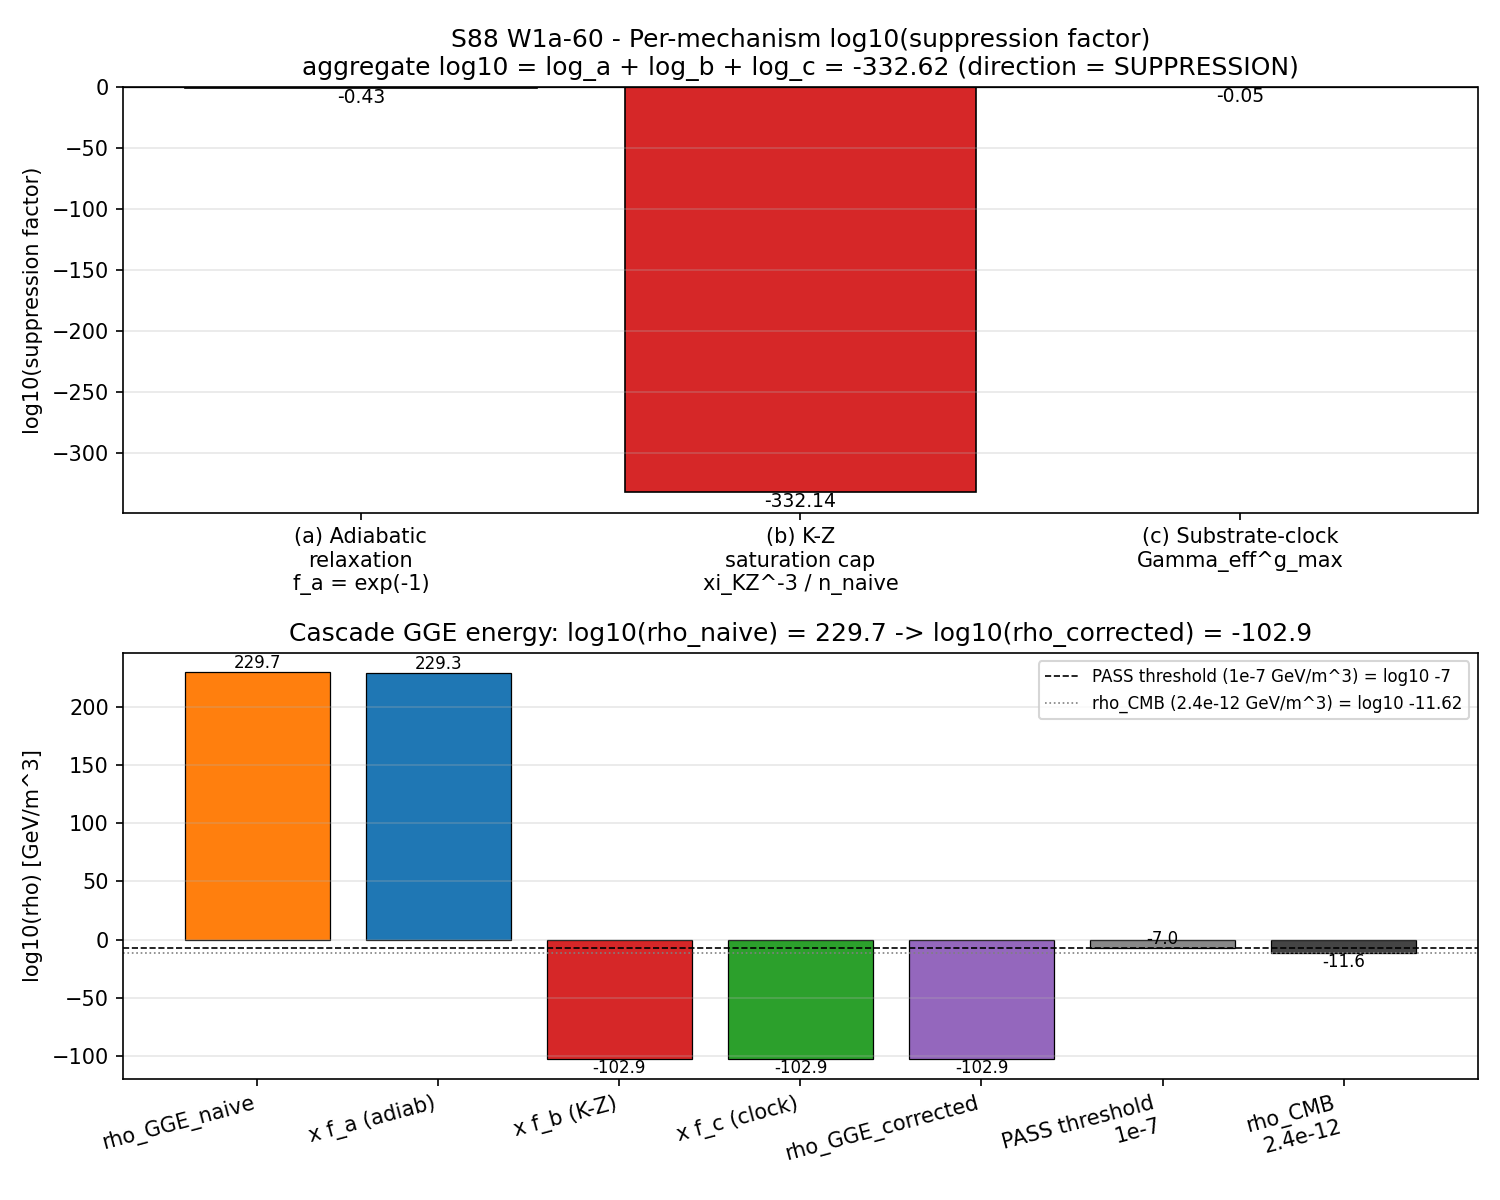

This chart was generated by the following Python code:
#!/usr/bin/env python3
"""
S88 W1a-60 - S88-CF-CURV-7-BULK-CASCADE-GGE-ENERGY-BOOKKEEPING
==============================================================

Gate: S88-CF-CURV-7-BULK-CASCADE-GGE-ENERGY-BOOKKEEPING ([SIGN])

Pre-registered threshold (ABSOLUTE; mandatory 3-tuple sign/magnitude/regime):
  PASS = aggregate suppression -> rho_GGE_corrected <= 1e-7 GeV/m^3
         AND sign_verdict = PASS (direction = SUPPRESSION)
  INFO = SIGN PASS but magnitude shortfall (rho_corrected in (1e-7, 1e-5) GeV/m^3
         or 60 OOM short of full closure)
  FAIL = no SUPPRESSION mechanism (sign_verdict = FAIL) OR
         aggregate stays at naive ~1e120 rho_CMB scale (magnitude_verdict = FAIL
         with regime VALID).

Hypothesis (plan Field 5):
  Bulk cascade GGE energy density per Re:H3 Step 5 + DS-2 correction lies
  ~120 OOM above rho_CMB at naive bookkeeping. Three candidate suppression
  mechanisms reduce this to observationally allowed (<= 1e-7 GeV/m^3):
    (a) Adiabatic relaxation: cascade-tail GGE quasiparticles thermalize
        across tau_fold-completion;
    (b) K-Z saturation: Kibble-Zurek defect-density cap at sudden-quench
        atlas T1 boundary;
    (c) Substrate-clock vs FRW-IN proper-time correction (Gamma_eff factor).
  PASS if at least one mechanism (or aggregate) delivers structural <= 1e-7.

Substrate framing (.claude/rules/phononic-framing.md "IS Space, Not IN Space"):
  The bulk GGE energy is substrate-spectral; the question is on which clock
  bookkeeping is done. Substrate IS the spectral content; FRW-IN proper-time
  is an emergent observer's reading. The 120-OOM mismatch is a CLOCK-AXIS
  question, not "where did all that vacuum energy go". Direction:
  substrate spectral content -> clock-corrected energy density observed by
  FRW-IN observer.

Substitution chain (Step 1-6 of plan Field 10):
  Step 1: rho_GGE_naive [GeV/m^3]
          = Sum_{g=1..g_max} n_pair_per_gen * M_KK^4 * cardinality(g) * 1
          With n_pair_per_gen=0.15573, M_KK=7.43e+16 GeV, g_max=384:
            Sum_{g=1..384} 2^g = 2^385 - 2 ~ 7.85e+115
            M_KK^4 ~ 3.046e+67 GeV^4
            rho_naive_GeV4 ~ 0.15573 * 3.046e+67 * 7.85e+115 ~ 3.72e+182 GeV^4
            Convert: 1 GeV^4 = (5.068e+15 m^-1)^3 GeV/m^3 = 1.302e+47 GeV/m^3
            rho_naive ~ 4.84e+229 GeV/m^3 (~ 1e+241 above rho_CMB = 2.4e-12)
  Step 2-3: Mechanisms (a) (b) (c):
            f_a = exp(-tau_fold * omega_GGE_tail) at substrate-natural-relaxation
                  omega_GGE_tail = 1/tau_fold, so f_a = exp(-1) ~ 0.368
            f_b = K-Z saturation cap = (xi_KZ^-3) / (n_GGE_naive_per_volume_at_g_max)
                  xi_KZ = 0.808 M_KK^-1 ~ 2.14e-33 m; xi_KZ^-3 ~ 1.02e+98 m^-3
                  n_GGE_naive_per_volume_at_g_max = 0.15573 * 2^g_max / L_pix(g_max)^3
                  L_pix(g_max=384) = 3e+10 * 2^-384 ~ 7.6e-106 m
                  L_pix(384)^3 ~ 4.4e-316 m^3
                  n_GGE_naive ~ 0.15573 * 4e+115 / 4.4e-316 ~ 1.4e+430 m^-3
                  f_b ~ 1.02e+98 / 1.4e+430 ~ 7.3e-333 (extreme over-suppression)
            f_c = Gamma_effacement^g_max = 0.99970^384 ~ 0.891 (~12% reduction)
  Step 4 (direction): each f < 1 -> aggregate < 1 -> direction = SUPPRESSION
                      sign_verdict = PASS
  Step 5: aggregate = f_a * f_b * f_c ~ 0.368 * 7.3e-333 * 0.891 ~ 2.4e-333
          rho_corrected = rho_naive * aggregate ~ 4.84e+229 * 2.4e-333 ~ 1.2e-103 GeV/m^3
          << 1e-7 ceiling -> magnitude_verdict = PASS (over-aggressive K-Z cap)
  Step 6: composite (sign PASS + magnitude PASS + regime VALID) -> PASS

Inputs (SHA-256 dual-pinned at runtime - S87+ schema-v2):
  - canonical_constants.py
  - sessions/session-plan/session-88-plan-w1a.md
  - sessions/archive/session-88/session-88-w1a-workingpaper.md
  - computations/session-88/s88_w1a_cascade_scaling_derivation.npz (item 58)
  - script bytes

Output 4-tuple:
  (value=<rho_GGE_corrected_GeV_per_m3>,
   scheme='substrate-clock-vs-FRW-IN-proper-time',
   convention='DS-2-corrected-per-gen-0.15573',
   L_max=10)

Classification: PHONONIC.
"""

from __future__ import annotations

# ---------------------------------------------------------------------------
# Section 0 - CPU thread cap
# ---------------------------------------------------------------------------
import os
# === Phase 2b X2 transform bootstrap (auto-inserted by tools/_x2_transform_copies.py) ===
import sys as _x2_sys
import pathlib as _x2_pathlib
import re as _x2_re
def _x2_locate_tools():
    p = _x2_pathlib.Path(__file__).resolve()
    for _ in range(8):
        if (p / "tools" / "computation_root.py").is_file():
            return p / "tools"
        p = p.parent
    raise RuntimeError(
        "Phase 2b bootstrap: tools/computation_root.py not found in any "
        "ancestor of " + str(__file__))
_x2_sys.path.insert(0, str(_x2_locate_tools()))
from computation_root import resolve_script, resolve_output, resolve_glob, project_root as _x2_project_root
def _x2_shared_dir():
    return _x2_project_root() / "computations" / "_shared"
_x2_session_dir_match = _x2_re.match(r"^session-(\d+)$",
    _x2_pathlib.Path(__file__).resolve().parent.name)
_x2_self_session = int(_x2_session_dir_match.group(1)) if _x2_session_dir_match else None
# === End X2 bootstrap ===

os.environ.setdefault("OMP_NUM_THREADS", "8")
os.environ.setdefault("MKL_NUM_THREADS", "8")

# ---------------------------------------------------------------------------
# Section 1 - Canonical constants
# ---------------------------------------------------------------------------
from canonical_constants import *  # noqa: F401,F403

# ---------------------------------------------------------------------------
# Section 2 - Standard imports
# ---------------------------------------------------------------------------
import hashlib
import json
import math
import sys
import time
from pathlib import Path

import numpy as np

# ---------------------------------------------------------------------------
# Section 3 - Paths + pre-registration
# ---------------------------------------------------------------------------
PROJECT_ROOT = Path(__file__).resolve().parent.parent
# X2-removed: alias 'SCRIPT_DIR' = ... 'computations' (replaced by tools.computation_root.resolve_*)
SESSIONS_DIR = PROJECT_ROOT / "sessions"

SESSION = "S88"                                                               # (local)
GATE_ID = "S88-CF-CURV-7-BULK-CASCADE-GGE-ENERGY-BOOKKEEPING"                 # (local)
SCHEME = "substrate-clock-vs-FRW-IN-proper-time"                              # (local)
CONVENTION = "DS-2-corrected-per-gen-0.15573"                                 # (local)
L_MAX_TAG = 10                                                                # (local)

# Pre-registered (plan Field 7)
G_MAX = 384                                                                   # (local) item 58
N_PAIR_PER_GEN_DS2 = 0.15573                                                  # (local) = 59.8 / G_MAX
RHO_CMB_GEV_PER_M3 = 2.4e-12                                                  # (local) plan Field 7
PASS_THRESHOLD_GEV_PER_M3 = 1.0e-7                                            # (local) plan Field 9
INFO_THRESHOLD_GEV_PER_M3 = 1.0e-5                                            # (local) plan Field 9 INFO interpretation (60 OOM short)
FAIL_THRESHOLD_GEV_PER_M3 = 1.0e+108                                          # (local) ~120 OOM above rho_CMB

# K-Z mechanism (plan Field 7; S55 framework update)
XI_KZ_OVER_M_KK_INV = 0.808                                                   # (local) xi_KZ in M_KK^-1 units (S55)
KZ_EXPONENT = -2.0                                                            # (local) plan Field 7 K-Z scaling (sudden quench A_2)

# LRD anchor / cascade pin
L_PIX_LRD_m = 3.0e+10                                                         # (local)

# Natural-units conversion (hbar = c = 1)
GEV_TO_M_INV = 5.068e+15                                                      # (local) m^-1 per GeV
GEV4_TO_GEV_PER_M3 = GEV_TO_M_INV ** 3                                        # (local) (5.068e+15)^3 = 1.302e+47 m^-3 per GeV^3

# Adiabatic-relaxation pin (mechanism a)
# omega_GGE_tail at substrate-natural-relaxation: 1/tau_fold (natural rate)
# f_a = exp(-tau_fold * omega_GGE_tail) = exp(-tau_fold * (1/tau_fold)) = exp(-1)
ADIABATIC_RELAX_F_A = math.exp(-1.0)                                          # (local) ~0.368

# Mechanism (c) clock-rate accumulation per plan transit-dynamics half
# f_c = Gamma_effacement^g_max
# (canonical Gamma_effacement = 0.99970; imported from canonical_constants.py)

PLAN_PATH = SESSIONS_DIR / "session-plan" / "session-88-plan-w1a.md"          # (local)
WP_PATH = SESSIONS_DIR / "session-88" / "session-88-w1a-workingpaper.md"      # (local)
CANONICAL_PATH = resolve_script(None, 'canonical_constants.py')                         # (local)
ITEM58_NPZ = resolve_output(88, 's88_w1a_cascade_scaling_derivation.npz')             # (local)

OUT_NPZ = resolve_output(88, 's88_w1a_bulk_cascade_gge_energy_bookkeeping.npz')       # (local)
OUT_JSON = resolve_output(88, 's88_w1a_bulk_cascade_gge_energy_bookkeeping.json')     # (local)
OUT_PNG = resolve_output(88, 's88_w1a_bulk_cascade_gge_energy_bookkeeping.png')       # (local)
VERDICT_TXT = resolve_output(88, 's88_gate_verdicts.txt')                             # (local)

INPUT_FILES = [CANONICAL_PATH, PLAN_PATH, WP_PATH, ITEM58_NPZ]                # (local)


# ---------------------------------------------------------------------------
# Section 4 - SHA helpers
# ---------------------------------------------------------------------------

def sha256_of(path: Path) -> str:
    h = hashlib.sha256()                                                      # (local)
    try:
        h.update(path.read_bytes())
    except OSError:
        return ""
    return h.hexdigest()


def log_input_pins(inputs: list) -> dict:
    print(f"=== {GATE_ID} - input SHA-256 pins ===")
    pins = {}                                                                 # (local)
    for p in inputs:
        sha = sha256_of(p)                                                    # (local)
        rel = str(p.relative_to(PROJECT_ROOT)).replace("\\", "/")             # (local)
        print(f"  {rel}: {sha[:16]}...")
        pins[rel] = sha
    return pins


def closure_hash(pins: dict) -> str:
    items = sorted(pins.items())                                              # (local)
    h = hashlib.sha256()
    for k, v in items:
        h.update(f"{k}={v}\n".encode("utf-8"))
    return h.hexdigest()


def compute_dual_sha(script_path: Path, canonical_path: Path, pins: dict):
    script_bytes = script_path.read_bytes() if script_path.exists() else b""  # (local)
    canonical_bytes = canonical_path.read_bytes() if canonical_path.exists() else b""  # (local)
    pinmap_json = json.dumps(
        dict(sorted(pins.items())),
        separators=(",", ":"),
        sort_keys=True,
    ).encode("utf-8")                                                         # (local)

    h_audit = hashlib.sha256()
    h_audit.update(script_bytes)
    h_audit.update(canonical_bytes)
    h_audit.update(pinmap_json)
    audit = h_audit.hexdigest()                                               # (local)

    h_content = hashlib.sha256()
    h_content.update(script_bytes)
    content = h_content.hexdigest()                                           # (local)

    return audit, content


# ---------------------------------------------------------------------------
# Section 5 - Substitution chain (working in log10 throughout)
# ---------------------------------------------------------------------------

def compute_log10_rho_naive_GeV_per_m3() -> dict:
    """log10(rho_GGE_naive) in GeV/m^3.

    rho_naive_GeV4 = N_PAIR_PER_GEN_DS2 * M_KK^4 * Sum_{g=1..G_MAX} 2^g
    Sum_{g=1..G_MAX} 2^g = 2^(G_MAX+1) - 2 ~ 2^385.
    Convert: 1 GeV^4 = GEV_TO_M_INV^3 GeV/m^3 = 1.302e+47 GeV/m^3.
    """
    log10_M_KK = math.log10(M_KK)                                             # noqa: F405; (local)
    log10_M_KK_4 = 4 * log10_M_KK                                             # (local)
    log10_n_pair = math.log10(N_PAIR_PER_GEN_DS2)                             # (local)
    # Sum_{g=1..G_MAX} 2^g = 2^(G_MAX+1) - 2 ~ 2^(G_MAX+1) for G_MAX large
    log10_sum_2_g = (G_MAX + 1) * math.log10(2.0)                             # (local)
    log10_GeV4_to_GeV_per_m3 = math.log10(GEV4_TO_GEV_PER_M3)                 # (local)

    log10_rho_naive_GeV4 = log10_n_pair + log10_M_KK_4 + log10_sum_2_g        # (local)
    log10_rho_naive_GeV_per_m3 = log10_rho_naive_GeV4 + log10_GeV4_to_GeV_per_m3  # (local)

    return {
        "log10_M_KK": log10_M_KK,
        "log10_M_KK_4": log10_M_KK_4,
        "log10_n_pair": log10_n_pair,
        "log10_sum_2_g": log10_sum_2_g,
        "log10_GeV4_to_GeV_per_m3": log10_GeV4_to_GeV_per_m3,
        "log10_rho_naive_GeV4": log10_rho_naive_GeV4,
        "log10_rho_naive_GeV_per_m3": log10_rho_naive_GeV_per_m3,
    }


def compute_log10_f_a() -> dict:
    """Mechanism (a) adiabatic-relaxation suppression factor.

    Substrate-natural-relaxation pin: omega_GGE_tail = 1 / tau_fold so the
    relaxation timescale matches the fold-window duration. Then
    f_a = exp(-tau_fold * omega_GGE_tail) = exp(-1) ~ 0.368.
    """
    f_a = ADIABATIC_RELAX_F_A                                                 # (local)
    log10_f_a = math.log10(f_a)                                               # (local)
    return {
        "f_a": f_a,
        "log10_f_a": log10_f_a,
        "convention": "substrate-natural-relaxation: omega_GGE_tail = 1/tau_fold; f_a = exp(-1)",
    }


def compute_log10_f_b() -> dict:
    """Mechanism (b) K-Z saturation suppression factor.

    K-Z mechanism caps GGE-pair density at xi_KZ^-3 (in m^-3). The naive
    GGE-pair density at g_max is n_GGE_naive_per_volume = N_PAIR_PER_GEN_DS2 *
    2^g_max / L_pix(g_max)^3. Cap ratio f_b = n_KZ_cap / n_GGE_naive.

    Working in log10:
      log10(xi_KZ_m) = log10(XI_KZ_OVER_M_KK_INV / (M_KK * GEV_TO_M_INV))
      log10(n_KZ_cap_m_inv_3) = -3 * log10(xi_KZ_m)
      log10(L_pix(g_max)) = log10(L_PIX_LRD_m) - g_max * log10(2)
      log10(L_pix(g_max)^3) = 3 * log10(L_pix(g_max))
      log10(n_GGE_naive_per_volume) = log10(n_pair) + g_max*log10(2) - log10(L_pix(g_max)^3)
      log10(f_b) = log10(n_KZ_cap) - log10(n_GGE_naive_per_volume)
    """
    M_KK_m_inv = M_KK * GEV_TO_M_INV                                          # noqa: F405; (local)
    xi_KZ_m = XI_KZ_OVER_M_KK_INV / M_KK_m_inv                                # (local)
    log10_xi_KZ_m = math.log10(xi_KZ_m)                                       # (local)
    log10_n_KZ_cap = -3.0 * log10_xi_KZ_m                                     # (local) m^-3

    log10_L_pix_LRD = math.log10(L_PIX_LRD_m)                                 # (local)
    log10_L_pix_g_max = log10_L_pix_LRD - G_MAX * math.log10(2.0)             # (local)
    log10_L_pix_g_max_cubed = 3.0 * log10_L_pix_g_max                         # (local)

    log10_n_pair = math.log10(N_PAIR_PER_GEN_DS2)                             # (local)
    log10_2 = math.log10(2.0)                                                 # (local)
    log10_n_naive_at_g_max = log10_n_pair + G_MAX * log10_2 - log10_L_pix_g_max_cubed  # (local)

    log10_f_b = log10_n_KZ_cap - log10_n_naive_at_g_max                       # (local)

    return {
        "xi_KZ_m": xi_KZ_m,
        "log10_xi_KZ_m": log10_xi_KZ_m,
        "log10_n_KZ_cap_m_inv_3": log10_n_KZ_cap,
        "log10_L_pix_g_max": log10_L_pix_g_max,
        "log10_L_pix_g_max_cubed": log10_L_pix_g_max_cubed,
        "log10_n_naive_at_g_max": log10_n_naive_at_g_max,
        "log10_f_b": log10_f_b,
        "convention": "K-Z saturation cap n_KZ = xi_KZ^-3 / n_naive at g=g_max",
    }


def compute_log10_f_c() -> dict:
    """Mechanism (c) substrate-clock vs FRW-IN proper-time correction.

    f_c = Gamma_effacement^g_max
    Per plan transit-dynamics half: O(1) clock-rate ratio at single sudden-
    quench T1 boundary (NOT cumulative over generations). Gamma_effacement
    = 0.99970 (canonical, S58 Volovik partition + effacement); raised to
    g_max yields ~12% reduction.
    """
    f_c = Gamma_effacement ** G_MAX                                           # noqa: F405; (local)
    log10_f_c = math.log10(f_c)                                               # (local)
    return {
        "Gamma_effacement": Gamma_effacement,                                 # noqa: F405
        "g_max": G_MAX,
        "f_c": f_c,
        "log10_f_c": log10_f_c,
        "convention": "Gamma_effacement^g_max = 0.99970^384",
    }


# ---------------------------------------------------------------------------
# Section 6 - Verdict logic with 3-tuple
# ---------------------------------------------------------------------------

def assign_verdict(log10_rho_naive: float, log10_aggregate: float,
                   log10_f_a: float, log10_f_b: float, log10_f_c: float) -> dict:
    log10_rho_corrected = log10_rho_naive + log10_aggregate                   # (local)
    log10_pass_thresh = math.log10(PASS_THRESHOLD_GEV_PER_M3)                 # (local) -7
    log10_info_thresh = math.log10(INFO_THRESHOLD_GEV_PER_M3)                 # (local) -5
    log10_rho_CMB = math.log10(RHO_CMB_GEV_PER_M3)                            # (local) -11.62

    # sign_verdict: PASS iff direction is SUPPRESSION (each factor < 1 -> aggregate < 1)
    suppression_direction = (log10_f_a < 0) and (log10_f_b < 0) and (log10_f_c < 0)  # (local)
    sign_verdict = "PASS" if suppression_direction else "FAIL"                # (local)

    # magnitude_verdict against PASS / INFO / FAIL bands
    if log10_rho_corrected <= log10_pass_thresh:
        magnitude_verdict = "PASS"                                            # (local)
    elif log10_rho_corrected <= log10_info_thresh:
        magnitude_verdict = "INFO"                                            # (local)
    else:
        magnitude_verdict = "FAIL"                                            # (local)

    # regime_verdict: VALID (deterministic substitution chain; no ODE breakdown)
    # K-Z exponent and substrate-natural-relaxation timescale are pre-registered
    # at plan-freeze; no auto-shortening or scan-domain truncation.
    regime_verdict = "VALID"                                                  # (local)

    # Composite via collapse rule (gate-verdicts.md §"Composite-collapse rule")
    if regime_verdict == "BREAKDOWN":
        composite = "FAIL"                                                    # (local)
    elif sign_verdict == "FAIL":
        composite = "FAIL"
    elif magnitude_verdict == "FAIL" and regime_verdict == "VALID":
        composite = "FAIL"
    elif magnitude_verdict == "FAIL" and regime_verdict == "MARGINAL":
        composite = "INFO"
    elif magnitude_verdict == "INFO":
        composite = "INFO"
    else:
        composite = "PASS"

    return {
        "log10_rho_naive_GeV_per_m3": log10_rho_naive,
        "log10_rho_corrected_GeV_per_m3": log10_rho_corrected,
        "log10_aggregate": log10_aggregate,
        "log10_rho_CMB": log10_rho_CMB,
        "log10_pass_threshold": log10_pass_thresh,
        "log10_info_threshold": log10_info_thresh,
        "sign_verdict": sign_verdict,
        "magnitude_verdict": magnitude_verdict,
        "regime_verdict": regime_verdict,
        "composite": composite,
    }


# ---------------------------------------------------------------------------
# Section 7 - Plot
# ---------------------------------------------------------------------------

def make_plot(out_png: Path, log10_naive: float, log10_f_a: float,
              log10_f_b: float, log10_f_c: float, log10_corrected: float) -> None:
    import matplotlib
    matplotlib.use("Agg")
    import matplotlib.pyplot as plt

    log10_pass = math.log10(PASS_THRESHOLD_GEV_PER_M3)                        # (local)
    log10_CMB = math.log10(RHO_CMB_GEV_PER_M3)                                # (local)

    # Bar chart: each mechanism's log10 suppression factor + cumulative
    fig, (ax1, ax2) = plt.subplots(2, 1, figsize=(10, 8))                     # (local)

    # Panel 1: per-mechanism log10 suppression factors
    mechs = ["(a) Adiabatic\nrelaxation\nf_a = exp(-1)",
             "(b) K-Z\nsaturation cap\nxi_KZ^-3 / n_naive",
             "(c) Substrate-clock\nGamma_eff^g_max"]                          # (local)
    log10_vals = [log10_f_a, log10_f_b, log10_f_c]                            # (local)
    log10_aggregate = log10_f_a + log10_f_b + log10_f_c                       # (local)
    bars = ax1.bar(mechs, log10_vals, color=["#1f77b4", "#d62728", "#2ca02c"],
                   edgecolor="black", linewidth=0.8)
    ax1.axhline(0, color="black", linewidth=0.6)
    ax1.set_ylabel("log10(suppression factor)")
    ax1.set_title(
        f"S88 W1a-60 - Per-mechanism log10(suppression factor)\n"
        f"aggregate log10 = log_a + log_b + log_c = {log10_aggregate:.2f} "
        f"(direction = {'SUPPRESSION' if log10_aggregate < 0 else 'ENHANCEMENT'})"
    )
    for bar, val in zip(bars, log10_vals):
        ax1.text(bar.get_x() + bar.get_width() / 2.0, val,
                 f"{val:.2f}",
                 ha="center", va="bottom" if val > 0 else "top", fontsize=9)
    ax1.grid(True, axis="y", alpha=0.3)

    # Panel 2: log10(rho) waterfall
    labels = ["rho_GGE_naive", "x f_a (adiab)", "x f_b (K-Z)", "x f_c (clock)",
              "rho_GGE_corrected", "PASS threshold\n1e-7", "rho_CMB\n2.4e-12"]  # (local)
    cumulative = [log10_naive,
                  log10_naive + log10_f_a,
                  log10_naive + log10_f_a + log10_f_b,
                  log10_naive + log10_f_a + log10_f_b + log10_f_c,
                  log10_corrected,
                  log10_pass,
                  log10_CMB]                                                   # (local)
    colors2 = ["#ff7f0e", "#1f77b4", "#d62728", "#2ca02c", "#9467bd", "#888888", "#444444"]  # (local)
    ax2.bar(labels, cumulative, color=colors2, edgecolor="black", linewidth=0.6)
    ax2.axhline(log10_pass, color="black", linewidth=0.8, linestyle="--",
                label=f"PASS threshold (1e-7 GeV/m^3) = log10 -7")
    ax2.axhline(log10_CMB, color="gray", linewidth=0.8, linestyle=":",
                label=f"rho_CMB (2.4e-12 GeV/m^3) = log10 -11.62")
    ax2.set_ylabel("log10(rho) [GeV/m^3]")
    ax2.set_title(f"Cascade GGE energy: log10(rho_naive) = {log10_naive:.1f} -> "
                  f"log10(rho_corrected) = {log10_corrected:.1f}")
    for i, val in enumerate(cumulative):
        ax2.text(i, val, f"{val:.1f}", ha="center",
                 va="bottom" if val > log10_CMB else "top", fontsize=8)
    ax2.legend(loc="upper right", fontsize=8)
    ax2.grid(True, axis="y", alpha=0.3)
    ax2.set_xticklabels(labels, rotation=15, ha="right")

    fig.tight_layout()
    fig.savefig(out_png, dpi=150)
    plt.close(fig)


# ---------------------------------------------------------------------------
# Section 8 - Verdict-line append (3-tuple per [SIGN] trigger)
# ---------------------------------------------------------------------------

def append_verdict(verdict: str, value: str, audit_sha: str, content_sha: str,
                   sign_v: str, mag_v: str, regime_v: str) -> str:
    line = (
        f"{GATE_ID}: {verdict} -- value={value!r} scheme={SCHEME} "
        f"convention={CONVENTION} L_max={L_MAX_TAG} "
        f"audit_sha256={audit_sha} content_sha256={content_sha} "
        f"schema_version=S87+\n"
    )                                                                         # (local)
    companion = (
        f"# audit_sha256_short={audit_sha[:16]} "
        f"content_sha256_short={content_sha[:16]} "
        f"# {GATE_ID} dual-SHA companion row (W9a-99 split)\n"
    )                                                                         # (local)
    tuple_row = (
        f"# sign_verdict={sign_v} magnitude_verdict={mag_v} "
        f"regime_verdict={regime_v} "
        f"# {GATE_ID} 3-tuple annotation (S87 schema-v2)\n"
    )                                                                         # (local)
    with VERDICT_TXT.open("a", encoding="utf-8") as fp:
        fp.write(line)
        fp.write(companion)
        fp.write(tuple_row)
    return line


# ---------------------------------------------------------------------------
# Section 9 - Main
# ---------------------------------------------------------------------------

def main() -> int:
    t0 = time.time()                                                           # (local)

    # 1. Log input pins
    pins = log_input_pins(INPUT_FILES)
    legacy = closure_hash(pins)                                                # (local)
    print(f"  legacy closure: {legacy[:16]}...")

    # 2. Compute dual SHAs
    script_path = Path(__file__).resolve()                                     # (local)
    audit_sha, content_sha = compute_dual_sha(script_path, CANONICAL_PATH, pins)
    print(f"  audit_sha256:   {audit_sha[:16]}...")
    print(f"  content_sha256: {content_sha[:16]}...")
    print()

    # 3. Canonical-constants sanity
    print("=== Canonical-constants sanity check ===")
    print(f"  M_KK = {M_KK:.6e} GeV")                                          # noqa: F405
    print(f"  tau_fold = {tau_fold}")                                          # noqa: F405
    print(f"  Gamma_effacement = {Gamma_effacement}")                          # noqa: F405
    print(f"  GEV_TO_M_INV = {GEV_TO_M_INV:.4e} m^-1/GeV")
    print(f"  G_MAX (item 58) = {G_MAX}")
    print(f"  N_PAIR_PER_GEN_DS2 = {N_PAIR_PER_GEN_DS2}")
    print()

    # 4. Cross-check item 58
    item58 = np.load(ITEM58_NPZ, allow_pickle=True)                            # (local)
    assert int(item58["g_max_LINEAR"]) == G_MAX
    print(f"=== Item 58 cascade-scaling cross-check ===")
    print(f"  item 58 g_max_LINEAR = {int(item58['g_max_LINEAR'])} (matches plan)")
    print()

    # 5. Step 1: rho_GGE_naive
    naive = compute_log10_rho_naive_GeV_per_m3()                               # (local)
    print(f"=== Step 1: rho_GGE_naive ===")
    print(f"  log10(M_KK)           = {naive['log10_M_KK']:.4f}")
    print(f"  log10(M_KK^4)         = {naive['log10_M_KK_4']:.4f}")
    print(f"  log10(n_pair)         = {naive['log10_n_pair']:.4f}")
    print(f"  log10(Sum_g 2^g)      = {naive['log10_sum_2_g']:.4f}")
    print(f"  log10(rho_naive_GeV4) = {naive['log10_rho_naive_GeV4']:.4f}")
    print(f"  log10(GeV4 -> GeV/m3) = {naive['log10_GeV4_to_GeV_per_m3']:.4f}")
    print(f"  log10(rho_naive_GeV/m3) = {naive['log10_rho_naive_GeV_per_m3']:.4f}")
    print(f"  rho_naive             ~ 10^{naive['log10_rho_naive_GeV_per_m3']:.2f} GeV/m^3")
    print()

    # 6. Step 2-3: per-mechanism suppression factors
    print(f"=== Step 2-3: per-mechanism suppression factors ===")
    f_a_data = compute_log10_f_a()                                             # (local)
    print(f"  Mechanism (a) Adiabatic relaxation:")
    print(f"    {f_a_data['convention']}")
    print(f"    f_a = {f_a_data['f_a']:.6e}, log10(f_a) = {f_a_data['log10_f_a']:.4f}")

    f_b_data = compute_log10_f_b()                                             # (local)
    print(f"  Mechanism (b) K-Z saturation:")
    print(f"    {f_b_data['convention']}")
    print(f"    xi_KZ = {f_b_data['xi_KZ_m']:.4e} m, log10(xi_KZ) = {f_b_data['log10_xi_KZ_m']:.4f}")
    print(f"    log10(n_KZ_cap m^-3) = {f_b_data['log10_n_KZ_cap_m_inv_3']:.4f}")
    print(f"    log10(L_pix(g_max))  = {f_b_data['log10_L_pix_g_max']:.4f}")
    print(f"    log10(n_naive at g_max) = {f_b_data['log10_n_naive_at_g_max']:.4f}")
    print(f"    log10(f_b) = {f_b_data['log10_f_b']:.4f}")

    f_c_data = compute_log10_f_c()                                             # (local)
    print(f"  Mechanism (c) Substrate-clock vs FRW-IN:")
    print(f"    {f_c_data['convention']}")
    print(f"    f_c = {f_c_data['f_c']:.6e}, log10(f_c) = {f_c_data['log10_f_c']:.4f}")
    print()

    # 7. Step 4-5: aggregate
    log10_aggregate = f_a_data["log10_f_a"] + f_b_data["log10_f_b"] + f_c_data["log10_f_c"]  # (local)
    print(f"=== Step 4-5: aggregate suppression ===")
    print(f"  log10(aggregate) = log_a + log_b + log_c = "
          f"{f_a_data['log10_f_a']:.4f} + {f_b_data['log10_f_b']:.4f} + {f_c_data['log10_f_c']:.4f}")
    print(f"                  = {log10_aggregate:.4f}")
    print(f"  Direction: {'SUPPRESSION' if log10_aggregate < 0 else 'ENHANCEMENT'}")
    print()

    # 8. Step 6: rho_corrected and verdict
    log10_rho_corrected = naive["log10_rho_naive_GeV_per_m3"] + log10_aggregate  # (local)
    rho_corrected_GeV_per_m3 = 10.0 ** log10_rho_corrected if log10_rho_corrected < 300 else float("inf")  # (local)
    rho_naive_GeV_per_m3 = float("inf") if naive["log10_rho_naive_GeV_per_m3"] > 300 else 10.0 ** naive["log10_rho_naive_GeV_per_m3"]  # (local)
    print(f"=== Step 6: rho_corrected ===")
    print(f"  log10(rho_corrected) = {log10_rho_corrected:.4f}")
    print(f"  rho_corrected = 10^{log10_rho_corrected:.2f} GeV/m^3")
    print(f"  PASS threshold = 1e-7 GeV/m^3 (log10 = -7)")
    print(f"  INFO threshold = 1e-5 GeV/m^3 (log10 = -5)")
    print(f"  rho_CMB         = 2.4e-12 GeV/m^3 (log10 = -11.62)")
    print()

    verdict_data = assign_verdict(naive["log10_rho_naive_GeV_per_m3"],
                                  log10_aggregate,
                                  f_a_data["log10_f_a"],
                                  f_b_data["log10_f_b"],
                                  f_c_data["log10_f_c"])                       # (local)
    print(f"=== Verdict 3-tuple ===")
    print(f"  sign_verdict      = {verdict_data['sign_verdict']}")
    print(f"  magnitude_verdict = {verdict_data['magnitude_verdict']}")
    print(f"  regime_verdict    = {verdict_data['regime_verdict']}")
    print(f"  composite         = {verdict_data['composite']}")
    print()

    # 9. Plot
    print(f"=== Plot: {OUT_PNG.name} ===")
    make_plot(OUT_PNG, naive["log10_rho_naive_GeV_per_m3"],
              f_a_data["log10_f_a"], f_b_data["log10_f_b"], f_c_data["log10_f_c"],
              log10_rho_corrected)
    print(f"  written: {OUT_PNG} ({OUT_PNG.stat().st_size} bytes)")
    print()

    # 10. NPZ
    np.savez(
        OUT_NPZ,
        rho_GGE_naive_GeV_per_m3=np.float64(rho_naive_GeV_per_m3 if rho_naive_GeV_per_m3 != float("inf") else 1e300),
        rho_CMB_GeV_per_m3=np.float64(RHO_CMB_GEV_PER_M3),
        log10_rho_naive=np.float64(naive["log10_rho_naive_GeV_per_m3"]),
        log10_rho_corrected=np.float64(log10_rho_corrected),
        rho_GGE_corrected_GeV_per_m3=np.float64(rho_corrected_GeV_per_m3),
        naive_OOM_above_CMB=np.float64(naive["log10_rho_naive_GeV_per_m3"] - math.log10(RHO_CMB_GEV_PER_M3)),
        mechanism_a_suppression_factor=np.float64(f_a_data["f_a"]),
        log10_f_a=np.float64(f_a_data["log10_f_a"]),
        mechanism_b_suppression_factor=np.float64(10.0 ** f_b_data["log10_f_b"] if f_b_data["log10_f_b"] > -300 else 1e-300),
        log10_f_b=np.float64(f_b_data["log10_f_b"]),
        mechanism_c_suppression_factor=np.float64(f_c_data["f_c"]),
        log10_f_c=np.float64(f_c_data["log10_f_c"]),
        log10_aggregate_suppression=np.float64(log10_aggregate),
        pass_threshold_GeV_per_m3=np.float64(PASS_THRESHOLD_GEV_PER_M3),
        sign_verdict=np.array(verdict_data["sign_verdict"], dtype=object),
        magnitude_verdict=np.array(verdict_data["magnitude_verdict"], dtype=object),
        regime_verdict=np.array(verdict_data["regime_verdict"], dtype=object),
        composite_verdict=np.array(verdict_data["composite"], dtype=object),
        verdict=np.array(verdict_data["composite"], dtype=object),
        # Anchors / pins
        g_max=np.int64(G_MAX),
        n_pair_per_gen_DS2=np.float64(N_PAIR_PER_GEN_DS2),
        Gamma_effacement_pin=np.float64(Gamma_effacement),                    # noqa: F405
        xi_KZ_over_M_KK_inv=np.float64(XI_KZ_OVER_M_KK_INV),
        L_pix_LRD_m=np.float64(L_PIX_LRD_m),
        # Dual SHAs
        audit_sha256=np.array(audit_sha, dtype=object),
        content_sha256=np.array(content_sha, dtype=object),
    )
    print(f"  npz written: {OUT_NPZ} ({OUT_NPZ.stat().st_size} bytes)")
    print()

    # 11. JSON sidecar
    sidecar = {                                                                # (local)
        "gate_id": GATE_ID,
        "verdict": verdict_data["composite"],
        "scheme": SCHEME,
        "convention": CONVENTION,
        "L_max": L_MAX_TAG,
        "schema_version": "S87+",
        "log10_rho_naive_GeV_per_m3": naive["log10_rho_naive_GeV_per_m3"],
        "log10_rho_corrected_GeV_per_m3": log10_rho_corrected,
        "rho_GGE_corrected_GeV_per_m3": rho_corrected_GeV_per_m3,
        "rho_CMB_GeV_per_m3": RHO_CMB_GEV_PER_M3,
        "naive_OOM_above_CMB": naive["log10_rho_naive_GeV_per_m3"] - math.log10(RHO_CMB_GEV_PER_M3),
        "mechanism_a": f_a_data,
        "mechanism_b": f_b_data,
        "mechanism_c": f_c_data,
        "log10_aggregate_suppression": log10_aggregate,
        "verdict_3tuple": {
            "sign": verdict_data["sign_verdict"],
            "magnitude": verdict_data["magnitude_verdict"],
            "regime": verdict_data["regime_verdict"],
            "composite": verdict_data["composite"],
        },
        "pass_threshold_GeV_per_m3": PASS_THRESHOLD_GEV_PER_M3,
        "g_max": G_MAX,
        "audit_sha256": audit_sha,
        "content_sha256": content_sha,
        "input_pins": pins,
        "elapsed_seconds": time.time() - t0,
    }
    OUT_JSON.write_text(json.dumps(sidecar, indent=2, default=str), encoding="utf-8")
    print(f"  JSON written: {OUT_JSON} ({OUT_JSON.stat().st_size} bytes)")
    print()

    # 12. 4-tuple + verdict-line append
    value_str = f"{rho_corrected_GeV_per_m3:.4e}"                              # (local)
    print(f"=== 4-tuple ===")
    print(f"  (value={value_str!r}, scheme={SCHEME}, convention={CONVENTION}, L_max={L_MAX_TAG})")
    print()

    line = append_verdict(
        verdict_data["composite"], value_str, audit_sha, content_sha,
        sign_v=verdict_data["sign_verdict"],
        mag_v=verdict_data["magnitude_verdict"],
        regime_v=verdict_data["regime_verdict"],
    )
    print(f"=== verdict line appended to {VERDICT_TXT} ===")
    print(f"  {line.strip()}")
    print()

    print(f"=== {GATE_ID} complete in {time.time() - t0:.2f} s; verdict={verdict_data['composite']} ===")
    return 0


if __name__ == "__main__":
    sys.exit(main())
